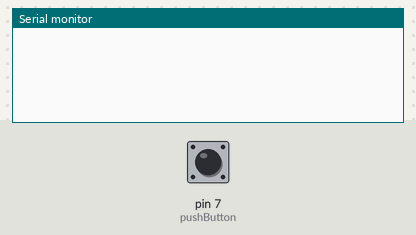
A sketch run on a simulated Arduino Uno, built with avr-gcc and run on an emulated ATmega328P. Parts: the last lines printed to the serial monitor. Inputs (shaded band) come from the test bench; at power-on: pin 7 (pushButton) LOW.

Above: at 1.2 s.
1.3 s: pin 7 (pushButton) pulled HIGH for 0.15 s
At 2.5 s:
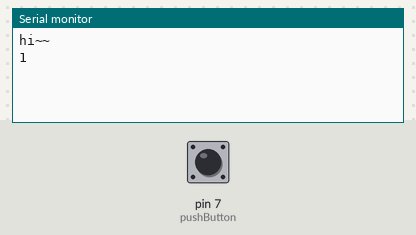
2.9 s: pin 7 (pushButton) pulled HIGH for 1 s
At 3.7 s:
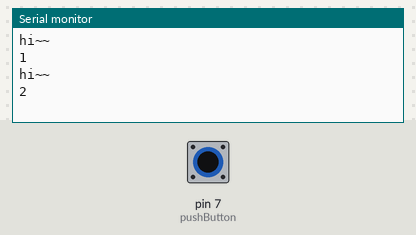
5.4 s: pin 7 (pushButton) pulled HIGH for 0.15 s
At 6.8 s:
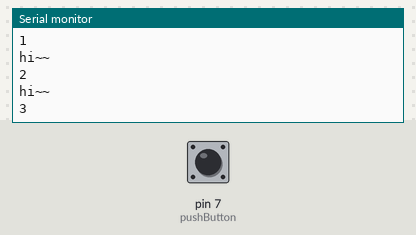

Measured:
- after the input at 1.3 s, the serial monitor: prints a new line at once (image 1)
- after the input at 2.9 s, the serial monitor: prints a new line at once (image 2)
- after the input at 5.4 s, the serial monitor: prints a new line at once (image 3)

The sketch:

ReadSerial_Usart_Debounce.ino
```cpp
//按钮按一下串口就输出一下
int pushButton = 7;
int beforeState=0;
int count=0;
void setup()
{
  Serial.begin(9600);
  pinMode(pushButton, INPUT);
}

void loop()
{
  int buttonState = digitalRead(pushButton);
  if(buttonState==1 and beforeState==0)
  {
    Serial.println("hi~~");
    count++;
    Serial.println(count);
  }
  beforeState=buttonState; //把之前的状态给beforeState，防止按住时一直输出
  if(buttonState!=beforeState)
  {
     delay(20);
  }
  //delay(1000);
}
```
